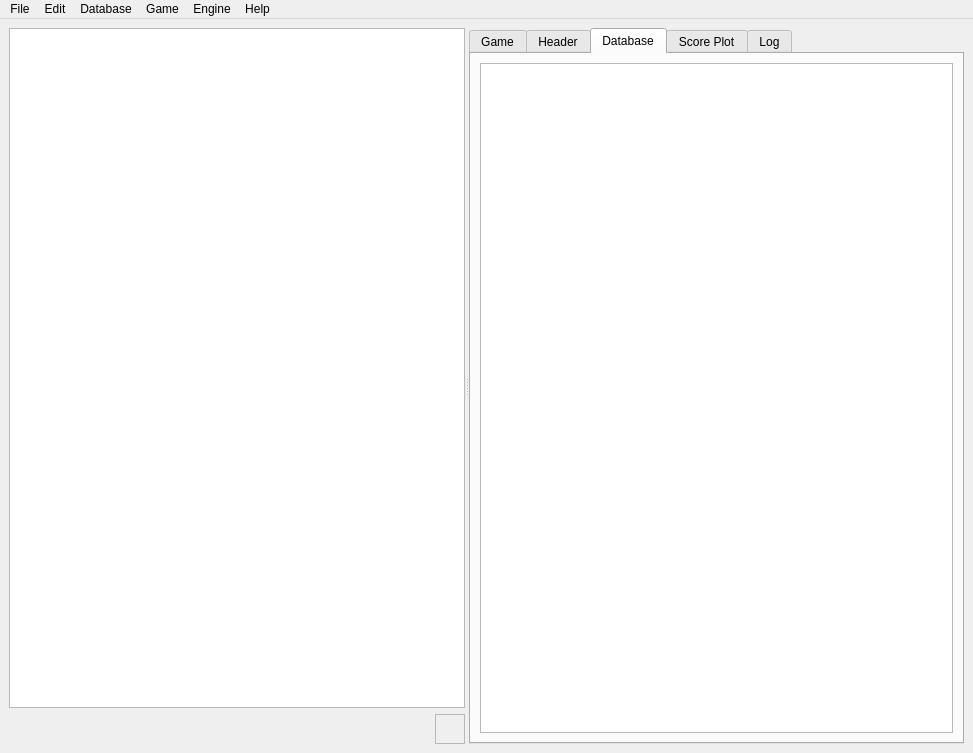
<?xml version="1.0" encoding="UTF-8"?>
<ui version="4.0">
 <class>MainWindow</class>
 <widget class="QMainWindow" name="MainWindow">
  <property name="geometry">
   <rect>
    <x>0</x>
    <y>0</y>
    <width>973</width>
    <height>753</height>
   </rect>
  </property>
  <property name="windowTitle">
   <string>MzChess</string>
  </property>
  <widget class="QWidget" name="centralWidget">
   <layout class="QVBoxLayout" name="verticalLayout_2">
    <item>
     <widget class="QSplitter" name="splitter">
      <property name="orientation">
       <enum>Qt::Horizontal</enum>
      </property>
      <widget class="QWidget" name="layoutWidget">
       <layout class="QVBoxLayout" name="verticalLayout">
        <item>
         <widget class="QBoardViewClass" name="boardGraphicsView">
          <property name="sizePolicy">
           <sizepolicy hsizetype="Preferred" vsizetype="Expanding">
            <horstretch>5</horstretch>
            <verstretch>0</verstretch>
           </sizepolicy>
          </property>
          <property name="minimumSize">
           <size>
            <width>100</width>
            <height>100</height>
           </size>
          </property>
         </widget>
        </item>
        <item>
         <layout class="QHBoxLayout" name="horizontalLayout">
          <item>
           <widget class="QLabel" name="materialLabel">
            <property name="sizePolicy">
             <sizepolicy hsizetype="Expanding" vsizetype="Fixed">
              <horstretch>0</horstretch>
              <verstretch>0</verstretch>
             </sizepolicy>
            </property>
            <property name="minimumSize">
             <size>
              <width>0</width>
              <height>30</height>
             </size>
            </property>
            <property name="maximumSize">
             <size>
              <width>16777215</width>
              <height>30</height>
             </size>
            </property>
            <property name="font">
             <font>
              <family>Chess Leipzig</family>
              <pointsize>20</pointsize>
             </font>
            </property>
            <property name="text">
             <string/>
            </property>
           </widget>
          </item>
          <item>
           <widget class="QFrame" name="turnFrame">
            <property name="sizePolicy">
             <sizepolicy hsizetype="Fixed" vsizetype="Fixed">
              <horstretch>0</horstretch>
              <verstretch>0</verstretch>
             </sizepolicy>
            </property>
            <property name="minimumSize">
             <size>
              <width>30</width>
              <height>30</height>
             </size>
            </property>
            <property name="autoFillBackground">
             <bool>true</bool>
            </property>
            <property name="frameShape">
             <enum>QFrame::StyledPanel</enum>
            </property>
            <property name="frameShadow">
             <enum>QFrame::Raised</enum>
            </property>
           </widget>
          </item>
         </layout>
        </item>
       </layout>
      </widget>
      <widget class="QTabWidget" name="tabWidget">
       <property name="sizePolicy">
        <sizepolicy hsizetype="Expanding" vsizetype="Preferred">
         <horstretch>0</horstretch>
         <verstretch>0</verstretch>
        </sizepolicy>
       </property>
       <property name="minimumSize">
        <size>
         <width>100</width>
         <height>0</height>
        </size>
       </property>
       <property name="maximumSize">
        <size>
         <width>16777215</width>
         <height>16777215</height>
        </size>
       </property>
       <property name="currentIndex">
        <number>2</number>
       </property>
       <widget class="QWidget" name="tabGame">
        <attribute name="title">
         <string>Game</string>
        </attribute>
        <layout class="QVBoxLayout" name="verticalLayout_3">
         <item>
          <widget class="GameTreeView" name="gameTreeViewWidget">
           <column>
            <property name="text">
             <string notr="true">1</string>
            </property>
           </column>
          </widget>
         </item>
        </layout>
       </widget>
       <widget class="QWidget" name="tabHeader">
        <attribute name="title">
         <string>Header</string>
        </attribute>
        <layout class="QVBoxLayout" name="verticalLayout_4">
         <item>
          <widget class="GameHeaderView" name="gameHeaderTableView">
           <property name="editTriggers">
            <set>QAbstractItemView::EditKeyPressed</set>
           </property>
           <property name="columnCount">
            <number>2</number>
           </property>
           <attribute name="horizontalHeaderVisible">
            <bool>false</bool>
           </attribute>
           <attribute name="horizontalHeaderStretchLastSection">
            <bool>true</bool>
           </attribute>
           <column/>
           <column/>
          </widget>
         </item>
        </layout>
       </widget>
       <widget class="QWidget" name="tabDatabase">
        <attribute name="title">
         <string>Database</string>
        </attribute>
        <layout class="QHBoxLayout" name="horizontalLayout_3">
         <item>
          <widget class="GameListTableView" name="gameListTableView">
           <property name="font">
            <font>
             <family>Courier</family>
             <pointsize>10</pointsize>
            </font>
           </property>
          </widget>
         </item>
        </layout>
       </widget>
       <widget class="QWidget" name="tabScorePlot">
        <attribute name="title">
         <string>Score Plot</string>
        </attribute>
        <layout class="QHBoxLayout" name="horizontalLayout_2">
         <item>
          <widget class="ScorePlot" name="scorePlotGraphicsView"/>
         </item>
        </layout>
       </widget>
       <widget class="QWidget" name="tabLog">
        <attribute name="title">
         <string>Log</string>
        </attribute>
        <layout class="QHBoxLayout" name="horizontalLayout_4">
         <item>
          <widget class="QUCIEdit" name="uciTextEdit"/>
         </item>
        </layout>
       </widget>
      </widget>
     </widget>
    </item>
   </layout>
  </widget>
  <widget class="QMenuBar" name="menuBar">
   <property name="geometry">
    <rect>
     <x>0</x>
     <y>0</y>
     <width>973</width>
     <height>21</height>
    </rect>
   </property>
   <widget class="QMenu" name="menuFile">
    <property name="title">
     <string>File</string>
    </property>
    <widget class="QMenu" name="menuRecentDB">
     <property name="title">
      <string>Recent</string>
     </property>
    </widget>
    <widget class="QMenu" name="menuEncoding">
     <property name="title">
      <string>Encoding</string>
     </property>
     <addaction name="actionUTF8"/>
     <addaction name="actionISO88591"/>
     <addaction name="actionASCII"/>
    </widget>
    <addaction name="menuEncoding"/>
    <addaction name="actionOpenDB"/>
    <addaction name="menuRecentDB"/>
    <addaction name="separator"/>
    <addaction name="actionSaveDB"/>
    <addaction name="actionSaveGame"/>
    <addaction name="actionAppend2DB"/>
    <addaction name="separator"/>
    <addaction name="actionExit"/>
   </widget>
   <widget class="QMenu" name="menuEdit">
    <property name="title">
     <string>Edit</string>
    </property>
    <addaction name="actionFENBuilder"/>
    <addaction name="actionCopyFEN"/>
    <addaction name="actionPasteFEN"/>
    <addaction name="separator"/>
    <addaction name="actionCopyGame"/>
    <addaction name="actionPasteGame"/>
    <addaction name="separator"/>
    <addaction name="actionNextMove"/>
    <addaction name="actionPreviousMove"/>
    <addaction name="actionUndoLastMove"/>
    <addaction name="separator"/>
    <addaction name="actionNextVariant"/>
    <addaction name="actionPreviousVariant"/>
    <addaction name="actionPromoteVariant"/>
    <addaction name="actionPromoteVariant2Main"/>
    <addaction name="actionDemoteVariant"/>
    <addaction name="actionDeleteVariant"/>
   </widget>
   <widget class="QMenu" name="menuGame">
    <property name="title">
     <string>Game</string>
    </property>
    <widget class="QMenu" name="menuEndGame">
     <property name="title">
      <string>End Game</string>
     </property>
     <addaction name="actionEGRunningGame"/>
     <addaction name="actionEGWhiteWins"/>
     <addaction name="actionEGBlackWins"/>
     <addaction name="actionEGDraw"/>
    </widget>
    <addaction name="actionNewGame"/>
    <addaction name="actionSelectHeaderElements"/>
    <addaction name="menuEndGame"/>
    <addaction name="separator"/>
    <addaction name="actionFlipBoard"/>
    <addaction name="separator"/>
    <addaction name="actionShowOptions"/>
    <addaction name="actionWarnOfDanger"/>
   </widget>
   <widget class="QMenu" name="menuEngine">
    <property name="title">
     <string>Engine</string>
    </property>
    <widget class="QMenu" name="menuSelectEngine">
     <property name="title">
      <string>Select Engine</string>
     </property>
     <addaction name="separator"/>
    </widget>
    <widget class="QMenu" name="menuSearchDepth">
     <property name="title">
      <string>Search Depth</string>
     </property>
     <addaction name="actionSD05Moves"/>
     <addaction name="actionSD10Moves"/>
     <addaction name="actionSD15Moves"/>
     <addaction name="actionSD20Moves"/>
     <addaction name="actionSD25Moves"/>
    </widget>
    <widget class="QMenu" name="menuBlunderLimit">
     <property name="title">
      <string>Blunder Limit</string>
     </property>
     <addaction name="actionBLNone"/>
     <addaction name="separator"/>
     <addaction name="actionBL05Pawns"/>
     <addaction name="actionBL10Pawn"/>
     <addaction name="actionBL15Pawns"/>
     <addaction name="actionBL20Pawns"/>
     <addaction name="actionBL25Pawns"/>
     <addaction name="actionBL30Pawns"/>
    </widget>
    <widget class="QMenu" name="menuAnnotateVariants">
     <property name="title">
      <string>Annotate Variants</string>
     </property>
     <addaction name="actionAVNone"/>
     <addaction name="actionAVAll"/>
     <addaction name="separator"/>
     <addaction name="actionAV2Halfmoves"/>
     <addaction name="actionAV4Halfmoves"/>
     <addaction name="actionAV6Halfmoves"/>
    </widget>
    <widget class="QMenu" name="menuNumberOfAnnotations">
     <property name="title">
      <string># Annotations</string>
     </property>
     <addaction name="actionNA1"/>
     <addaction name="actionNA2"/>
     <addaction name="actionNA3"/>
    </widget>
    <widget class="QMenu" name="menuShowHints">
     <property name="title">
      <string>Show Hints for</string>
     </property>
     <addaction name="actionSHNone"/>
     <addaction name="actionSHAll"/>
     <addaction name="separator"/>
     <addaction name="actionSHWhite"/>
     <addaction name="actionSHBlack"/>
    </widget>
    <addaction name="menuSelectEngine"/>
    <addaction name="menuSearchDepth"/>
    <addaction name="separator"/>
    <addaction name="actionAnnotateLastMove"/>
    <addaction name="actionAnnotateAll"/>
    <addaction name="menuNumberOfAnnotations"/>
    <addaction name="menuBlunderLimit"/>
    <addaction name="menuAnnotateVariants"/>
    <addaction name="separator"/>
    <addaction name="actionShowScores"/>
    <addaction name="menuShowHints"/>
    <addaction name="separator"/>
    <addaction name="actionConfigureEngine"/>
    <addaction name="actionDebugEngine"/>
   </widget>
   <widget class="QMenu" name="menuDatabase">
    <property name="title">
     <string>Database</string>
    </property>
    <addaction name="actionNewDB"/>
    <addaction name="actionCloseDB"/>
    <addaction name="separator"/>
    <addaction name="actionAddGame"/>
    <addaction name="actionRemoveGames"/>
   </widget>
   <widget class="QMenu" name="menuHelp">
    <property name="title">
     <string>Help</string>
    </property>
    <addaction name="actionHelp"/>
    <addaction name="separator"/>
    <addaction name="actionAbout"/>
   </widget>
   <addaction name="menuFile"/>
   <addaction name="menuEdit"/>
   <addaction name="menuDatabase"/>
   <addaction name="menuGame"/>
   <addaction name="menuEngine"/>
   <addaction name="menuHelp"/>
  </widget>
  <action name="actionCopyFEN">
   <property name="text">
    <string>Copy FEN</string>
   </property>
   <property name="shortcut">
    <string>Ctrl+Shift+C</string>
   </property>
  </action>
  <action name="actionPasteFEN">
   <property name="text">
    <string>Paste FEN</string>
   </property>
   <property name="shortcut">
    <string>Ctrl+Shift+V</string>
   </property>
  </action>
  <action name="actionCopyGame">
   <property name="text">
    <string>Copy Game</string>
   </property>
   <property name="shortcut">
    <string>Ctrl+C</string>
   </property>
  </action>
  <action name="actionPasteGame">
   <property name="text">
    <string>Paste Game</string>
   </property>
   <property name="shortcut">
    <string>Ctrl+V</string>
   </property>
  </action>
  <action name="actionNewGame">
   <property name="text">
    <string>New</string>
   </property>
  </action>
  <action name="actionEGWhiteWins">
   <property name="text">
    <string>1-0</string>
   </property>
  </action>
  <action name="actionEGBlackWins">
   <property name="text">
    <string>0-1</string>
   </property>
  </action>
  <action name="actionEGDraw">
   <property name="text">
    <string>1/2-1/2</string>
   </property>
  </action>
  <action name="actionShowOptions">
   <property name="checkable">
    <bool>true</bool>
   </property>
   <property name="text">
    <string>Show Move Options</string>
   </property>
  </action>
  <action name="actionSD05Moves">
   <property name="checkable">
    <bool>true</bool>
   </property>
   <property name="text">
    <string>5 Moves</string>
   </property>
  </action>
  <action name="actionSD10Moves">
   <property name="checkable">
    <bool>true</bool>
   </property>
   <property name="text">
    <string>10 Moves</string>
   </property>
  </action>
  <action name="actionSD15Moves">
   <property name="checkable">
    <bool>true</bool>
   </property>
   <property name="checked">
    <bool>false</bool>
   </property>
   <property name="text">
    <string>15 Moves</string>
   </property>
  </action>
  <action name="actionSD20Moves">
   <property name="checkable">
    <bool>true</bool>
   </property>
   <property name="text">
    <string>20 Moves</string>
   </property>
  </action>
  <action name="actionSD25Moves">
   <property name="checkable">
    <bool>true</bool>
   </property>
   <property name="text">
    <string>25 Moves</string>
   </property>
  </action>
  <action name="actionNextMove">
   <property name="text">
    <string>Next Move</string>
   </property>
   <property name="shortcut">
    <string>Down</string>
   </property>
  </action>
  <action name="actionPreviousMove">
   <property name="text">
    <string>Previous Move</string>
   </property>
   <property name="shortcut">
    <string>Up</string>
   </property>
  </action>
  <action name="actionOpenDB">
   <property name="text">
    <string>Open DB ...</string>
   </property>
  </action>
  <action name="actionSaveDB">
   <property name="text">
    <string>Save DB ...</string>
   </property>
  </action>
  <action name="actionExit">
   <property name="text">
    <string>Exit</string>
   </property>
  </action>
  <action name="actionAppend2DB">
   <property name="checkable">
    <bool>true</bool>
   </property>
   <property name="text">
    <string>Append active DB to DB</string>
   </property>
  </action>
  <action name="actionSaveGame">
   <property name="text">
    <string>Save Game ...</string>
   </property>
  </action>
  <action name="actionCloseDB">
   <property name="text">
    <string>Close</string>
   </property>
  </action>
  <action name="actionAddGame">
   <property name="text">
    <string>Add Game</string>
   </property>
  </action>
  <action name="actionRemoveGames">
   <property name="text">
    <string>Remove Games</string>
   </property>
  </action>
  <action name="actionNewDB">
   <property name="text">
    <string>New</string>
   </property>
  </action>
  <action name="actionFlipBoard">
   <property name="checkable">
    <bool>true</bool>
   </property>
   <property name="text">
    <string>Rotate Board</string>
   </property>
   <property name="shortcut">
    <string>Ctrl+F</string>
   </property>
  </action>
  <action name="actionNextVariant">
   <property name="text">
    <string>Next Variant</string>
   </property>
   <property name="shortcut">
    <string>Right</string>
   </property>
  </action>
  <action name="actionPreviousVariant">
   <property name="text">
    <string>Previous Variant</string>
   </property>
   <property name="shortcut">
    <string>Left</string>
   </property>
  </action>
  <action name="actionShowScores">
   <property name="checkable">
    <bool>true</bool>
   </property>
   <property name="text">
    <string>Show Scores</string>
   </property>
  </action>
  <action name="actionWarnOfDanger">
   <property name="checkable">
    <bool>true</bool>
   </property>
   <property name="text">
    <string>Warn of Danger</string>
   </property>
   <property name="shortcut">
    <string>Ctrl+W</string>
   </property>
  </action>
  <action name="actionUndoLastMove">
   <property name="text">
    <string>Undo Last Move</string>
   </property>
   <property name="shortcut">
    <string>Ctrl+Z</string>
   </property>
  </action>
  <action name="actionAnnotateLastMove">
   <property name="text">
    <string>Annotate Last Move</string>
   </property>
  </action>
  <action name="actionBLNone">
   <property name="checkable">
    <bool>true</bool>
   </property>
   <property name="checked">
    <bool>false</bool>
   </property>
   <property name="text">
    <string>None</string>
   </property>
  </action>
  <action name="actionBL05Pawns">
   <property name="checkable">
    <bool>true</bool>
   </property>
   <property name="text">
    <string>0.5 pawns</string>
   </property>
  </action>
  <action name="actionBL10Pawn">
   <property name="checkable">
    <bool>true</bool>
   </property>
   <property name="text">
    <string>1 pawn</string>
   </property>
  </action>
  <action name="actionBL15Pawns">
   <property name="checkable">
    <bool>true</bool>
   </property>
   <property name="text">
    <string>1.5 pawns</string>
   </property>
  </action>
  <action name="actionBL20Pawns">
   <property name="checkable">
    <bool>true</bool>
   </property>
   <property name="text">
    <string>2 pawns</string>
   </property>
  </action>
  <action name="actionBL25Pawns">
   <property name="checkable">
    <bool>true</bool>
   </property>
   <property name="text">
    <string>2.5 pawns</string>
   </property>
  </action>
  <action name="actionBL30Pawns">
   <property name="checkable">
    <bool>true</bool>
   </property>
   <property name="text">
    <string>3 pawns</string>
   </property>
  </action>
  <action name="actionAVNone">
   <property name="checkable">
    <bool>true</bool>
   </property>
   <property name="checked">
    <bool>false</bool>
   </property>
   <property name="text">
    <string>None</string>
   </property>
  </action>
  <action name="actionAV2Halfmoves">
   <property name="checkable">
    <bool>true</bool>
   </property>
   <property name="text">
    <string>2 Halfmoves</string>
   </property>
  </action>
  <action name="actionAV4Halfmoves">
   <property name="checkable">
    <bool>true</bool>
   </property>
   <property name="text">
    <string>4 Halfmoves</string>
   </property>
  </action>
  <action name="actionAV6Halfmoves">
   <property name="checkable">
    <bool>true</bool>
   </property>
   <property name="text">
    <string>6 Halfmoves</string>
   </property>
  </action>
  <action name="actionAVAll">
   <property name="checkable">
    <bool>true</bool>
   </property>
   <property name="text">
    <string>All</string>
   </property>
  </action>
  <action name="actionConfigureEngine">
   <property name="text">
    <string>Configure ...</string>
   </property>
  </action>
  <action name="actionDebugEngine">
   <property name="checkable">
    <bool>true</bool>
   </property>
   <property name="text">
    <string>Debug</string>
   </property>
  </action>
  <action name="actionAbout">
   <property name="text">
    <string>About ...</string>
   </property>
  </action>
  <action name="actionPromoteVariant">
   <property name="text">
    <string>Promote Variant</string>
   </property>
   <property name="shortcut">
    <string>Ctrl+P</string>
   </property>
  </action>
  <action name="actionDeleteVariant">
   <property name="text">
    <string>Delete Variant</string>
   </property>
   <property name="shortcut">
    <string>Ctrl+R</string>
   </property>
  </action>
  <action name="actionAnnotateAll">
   <property name="text">
    <string>Annotate All</string>
   </property>
  </action>
  <action name="actionNA1">
   <property name="checkable">
    <bool>true</bool>
   </property>
   <property name="text">
    <string>1 variant</string>
   </property>
  </action>
  <action name="actionNA2">
   <property name="checkable">
    <bool>true</bool>
   </property>
   <property name="text">
    <string>2 variants</string>
   </property>
  </action>
  <action name="actionNA3">
   <property name="checkable">
    <bool>true</bool>
   </property>
   <property name="text">
    <string>3 variants</string>
   </property>
  </action>
  <action name="actionUTF8">
   <property name="checkable">
    <bool>true</bool>
   </property>
   <property name="checked">
    <bool>true</bool>
   </property>
   <property name="text">
    <string>UTF-8</string>
   </property>
  </action>
  <action name="actionISO88591">
   <property name="checkable">
    <bool>true</bool>
   </property>
   <property name="text">
    <string>ISO 8859/1</string>
   </property>
  </action>
  <action name="actionASCII">
   <property name="checkable">
    <bool>true</bool>
   </property>
   <property name="text">
    <string>ASCII</string>
   </property>
  </action>
  <action name="actionHelp">
   <property name="text">
    <string>Help ...</string>
   </property>
  </action>
  <action name="actionDemoteVariant">
   <property name="text">
    <string>Demote Variant</string>
   </property>
   <property name="shortcut">
    <string>Ctrl+D</string>
   </property>
  </action>
  <action name="actionPromoteVariant2Main">
   <property name="text">
    <string>Promote Variant to Main</string>
   </property>
   <property name="shortcut">
    <string>Ctrl+M</string>
   </property>
  </action>
  <action name="actionSelectHeaderElements">
   <property name="text">
    <string>Select Header Elements ...</string>
   </property>
  </action>
  <action name="actionEGRunningGame">
   <property name="text">
    <string>*</string>
   </property>
  </action>
  <action name="actionFENBuilder">
   <property name="text">
    <string>FEN Builder ...</string>
   </property>
  </action>
  <action name="actionSHNone">
   <property name="checkable">
    <bool>true</bool>
   </property>
   <property name="text">
    <string>None</string>
   </property>
  </action>
  <action name="actionSHWhite">
   <property name="checkable">
    <bool>true</bool>
   </property>
   <property name="text">
    <string>White</string>
   </property>
  </action>
  <action name="actionSHBlack">
   <property name="checkable">
    <bool>true</bool>
   </property>
   <property name="text">
    <string>Black</string>
   </property>
  </action>
  <action name="actionSHAll">
   <property name="checkable">
    <bool>true</bool>
   </property>
   <property name="text">
    <string>All</string>
   </property>
  </action>
 </widget>
 <customwidgets>
  <customwidget>
   <class>QBoardViewClass</class>
   <extends>QGraphicsView</extends>
   <header>qboardviewclass</header>
  </customwidget>
  <customwidget>
   <class>GameTreeView</class>
   <extends>QTreeWidget</extends>
   <header>gametreeview</header>
   <container>1</container>
  </customwidget>
  <customwidget>
   <class>GameListTableView</class>
   <extends>QTableView</extends>
   <header>gamelisttableview</header>
  </customwidget>
  <customwidget>
   <class>GameHeaderView</class>
   <extends>QTableWidget</extends>
   <header>gameheaderview</header>
  </customwidget>
  <customwidget>
   <class>ScorePlot</class>
   <extends>QGraphicsView</extends>
   <header location="global">scoreplotgraphicsview</header>
  </customwidget>
  <customwidget>
   <class>QUCIEdit</class>
   <extends>QTextEdit</extends>
   <header>uciedit</header>
  </customwidget>
 </customwidgets>
 <resources/>
 <connections/>
</ui>
